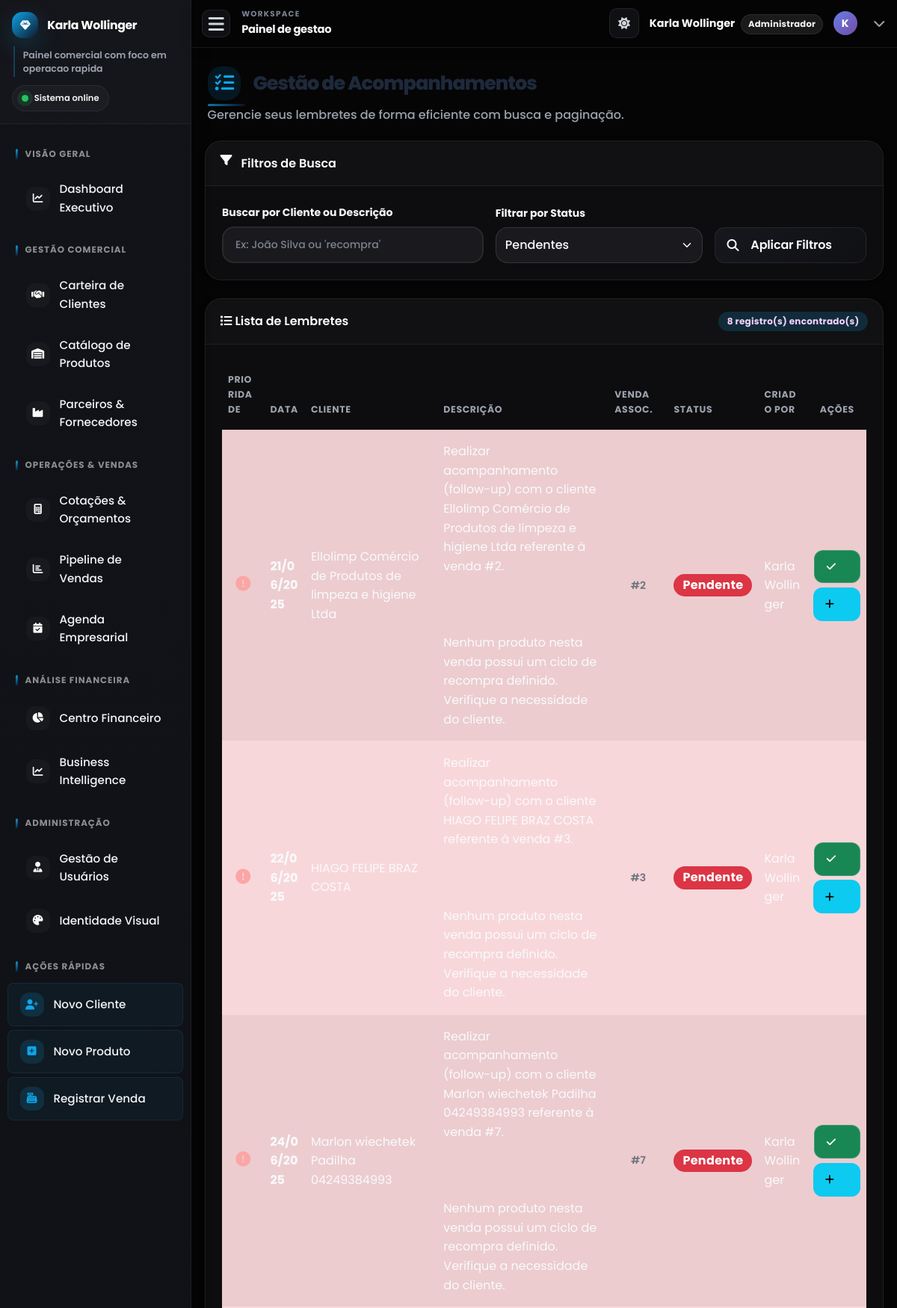
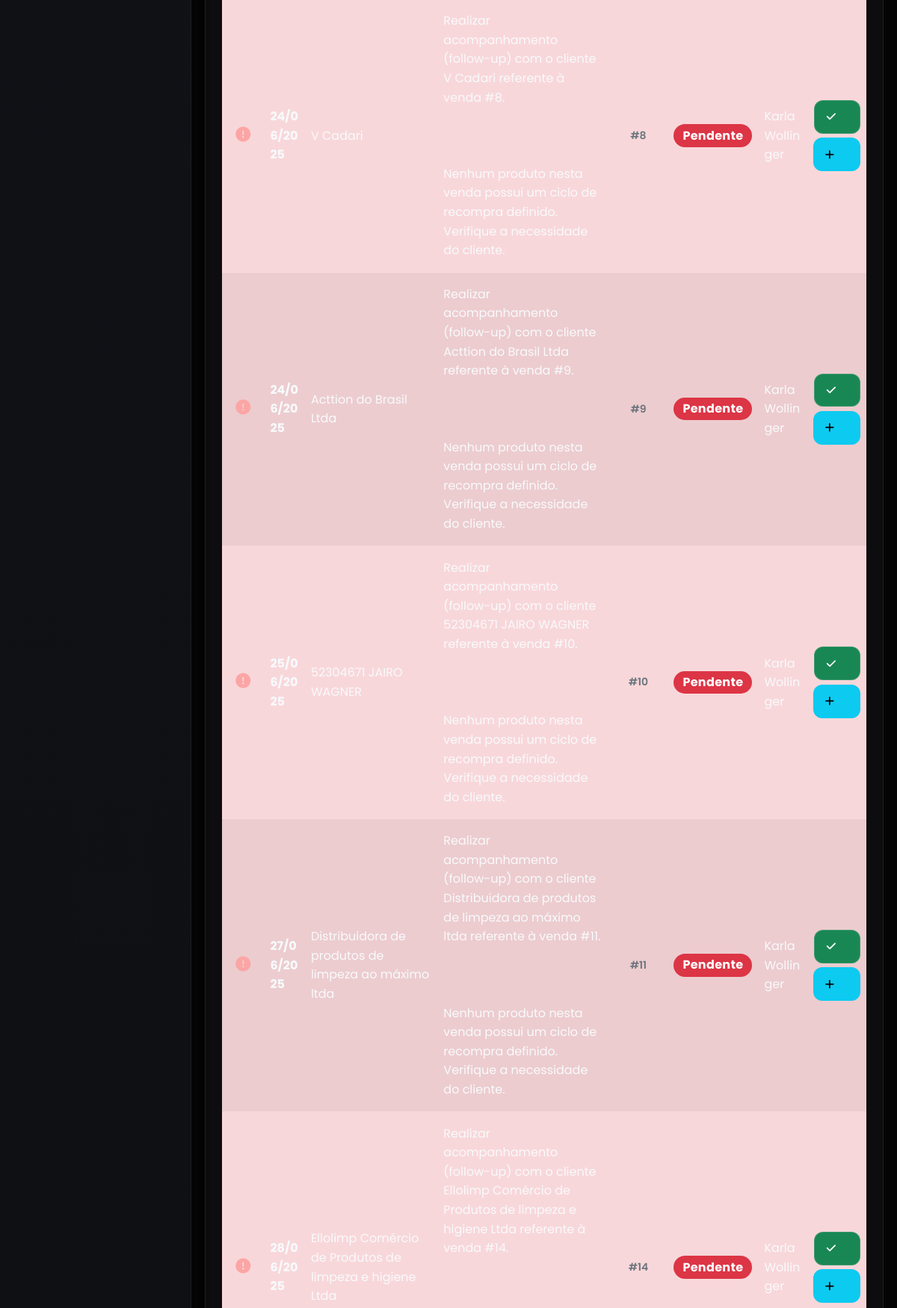
The page /acompanhamento_clientes.php (signed in, upper part) on the database its author committed (2 pictures, top to bottom).
### tables this page shows
CREATE TABLE `lembretes_acompanhamento` (
  `id` int(11) NOT NULL,
  `cliente_id` int(11) NOT NULL,
  `venda_id` int(11) DEFAULT NULL,
  `data_lembrete` date NOT NULL,
  `tipo_lembrete` varchar(50) NOT NULL COMMENT 'Ex: Recompra, Follow-up, Aniversário, Outro',
  `descricao` text NOT NULL,
  `status_lembrete` varchar(20) NOT NULL DEFAULT 'Pendente' COMMENT 'Ex: Pendente, Concluído, Adiado',
  `data_criacao` timestamp NULL DEFAULT current_timestamp(),
  `data_atualizacao` timestamp NULL DEFAULT current_timestamp() ON UPDATE current_timestamp(),
  `usuario_id` int(11) DEFAULT NULL
);

CREATE TABLE `clientes` (
  `id` int(11) NOT NULL,
  `nome` varchar(255) NOT NULL,
  `nome_fantasia` varchar(255) DEFAULT NULL,
  `tipo_pessoa` enum('fisica','juridica') NOT NULL,
  `cpf_cnpj` varchar(22) DEFAULT NULL,
  `inscricao_estadual` varchar(20) DEFAULT NULL,
  `email` varchar(100) DEFAULT NULL,
  `telefone` varchar(20) DEFAULT NULL,
  `endereco` varchar(255) DEFAULT NULL,
  `numero` varchar(20) DEFAULT NULL,
  `ponto_referencia` varchar(255) DEFAULT NULL,
  `cidade` varchar(100) DEFAULT NULL,
  `estado` varchar(2) DEFAULT NULL,
  `cep` varchar(10) DEFAULT NULL,
  `data_cadastro` datetime DEFAULT current_timestamp()
);

CREATE TABLE `usuarios` (
  `id` int(11) NOT NULL,
  `nome` varchar(100) NOT NULL,
  `email` varchar(100) NOT NULL,
  `senha` varchar(255) NOT NULL,
  `nivel_acesso` enum('admin','colaborador') DEFAULT 'colaborador',
  `ativo` tinyint(1) DEFAULT 1,
  `data_cadastro` datetime DEFAULT current_timestamp(),
  `ultimo_login` datetime DEFAULT NULL
);

### acompanhamento_clientes.php (the view, shortened to what this page needs)
<?php
require_once 'includes/db_connect.php';
$registros_por_pagina = 15;
$pagina_atual = isset($_GET['pagina']) && is_numeric($_GET['pagina']) ? (int)$_GET['pagina'] : 1;
$offset = ($pagina_atual - 1) * $registros_por_pagina;
$filtro_status = $_GET['filtro_status'] ?? 'Pendente';
$termo_busca = $_GET['q'] ?? '';
$params = [];
$types = "";
$where_conditions = [];
if ($filtro_status != 'Todos') {
    $where_conditions[] = "la.status_lembrete = ?";
    $params[] = $filtro_status;
    $types .= "s";
}
$base_sql = "FROM lembretes_acompanhamento la
             JOIN clientes c ON la.cliente_id = c.id
             LEFT JOIN usuarios u ON la.usuario_id = u.id";
$where_sql = "";
if (!empty($where_conditions)) {
    $where_sql = " WHERE " . implode(" AND ", $where_conditions);
}
$sql_total = "SELECT COUNT(la.id) as total " . $base_sql . $where_sql;
$stmt_total = $conn->prepare($sql_total);
if (!empty($types)) {
    $stmt_total->bind_param($types, ...$params);
}
$stmt_total->execute();
$total_registros = $stmt_total->get_result()->fetch_assoc()['total'];
$sql_lembretes = "SELECT la.*, c.nome AS nome_cliente, u.nome as nome_usuario " . $base_sql . $where_sql . " ORDER BY la.data_lembrete ASC, la.id DESC LIMIT ? OFFSET ?";
$types .= "ii";
$params[] = $registros_por_pagina;
$params[] = $offset;
$stmt_lembretes = $conn->prepare($sql_lembretes);
if (!empty($types)) {
    $stmt_lembretes->bind_param($types, ...$params);
}
$stmt_lembretes->execute();
$result_lembretes = $stmt_lembretes->get_result();
$lembretes = $result_lembretes->fetch_all(MYSQLI_ASSOC);
include_once 'includes/header.php';
?>
<div class="page-header fade-in-up">
    <h1 class="page-title"><i class="fas fa-tasks"></i> Gestão de Acompanhamentos</h1>
    <p class="page-subtitle">Gerencie seus lembretes de forma eficiente com busca e paginação.</p>
</div>
<div class="modern-card fade-in-up mb-4">
    <div class="card-header-modern">
        <i class="fas fa-filter"></i> Filtros de Busca
    </div>
    <div class="card-body-modern">
        <form method="GET" action="<?php echo htmlspecialchars($_SERVER["PHP_SELF"]); ?>" class="row g-3 align-items-end">
            <div class="col-md-5">
                <label for="q" class="form-label">Buscar por Cliente ou Descrição</label>
                <input type="search" name="q" id="q" class="form-control" value="<?php echo htmlspecialchars($termo_busca); ?>" placeholder="Ex: João Silva ou 'recompra'">
            </div>
            <div class="col-md-4">
                <label for="filtro_status" class="form-label">Filtrar por Status</label>
                <select name="filtro_status" id="filtro_status" class="form-select">
                    <option value="Pendente" <?php echo ($filtro_status == 'Pendente' ? 'selected' : ''); ?>>Pendentes</option>
                </select>
            </div>
            <div class="col-md-3">
                <button type="submit" class="btn btn-primary w-100"><i class="fas fa-search me-2"></i>Aplicar Filtros</button>
            </div>
        </form>
    </div>
</div>
<div class="modern-card fade-in-up">
    <div class="card-header-modern d-flex justify-content-between align-items-center">
        <span><i class="fas fa-list"></i> Lista de Lembretes</span>
        <span class="badge bg-primary rounded-pill">
            <?php echo $total_registros; ?> registro(s) encontrado(s)
        </span>
    </div>
    <div class="card-body-modern">
        <div class="table-responsive">
            <table class="table table-hover table-striped">
                <thead>
                    <tr>
                        <th>Prioridade</th>
                        <th>Data</th>
                        <th>Cliente</th>
                        <th>Descrição</th>
                        <th>Venda Assoc.</th>
                        <th>Status</th>
                        <th>Criado por</th>
                        <th class="text-center">Ações</th>
                    </tr>
                </thead>
                <tbody>
                    <?php if (count($lembretes) > 0): ?>
                        <?php foreach ($lembretes as $lembrete):
                            $is_overdue = (strtotime($lembrete['data_lembrete']) < strtotime('today')) && $lembrete['status_lembrete'] == 'Pendente';
                        ?>
                            <tr class="<?php echo $is_overdue ? 'table-danger' : ''; ?>">
                                <td class="text-center align-middle">
                                    <?php if($is_overdue): ?><i class="fas fa-exclamation-circle text-danger fs-5" title="Atrasado!"></i>
                                    <?php elseif($lembrete['status_lembrete'] == 'Pendente'): ?><i class="fas fa-clock text-warning fs-5" title="Pendente"></i>
                                    <?php else: ?><i class="fas fa-check-circle text-success fs-5" title="Concluído"></i><?php endif; ?>
                                </td>
                                <td class="align-middle fw-bold"><?php echo date('d/m/Y', strtotime($lembrete['data_lembrete'])); ?></td>
                                <td class="align-middle"><?php echo htmlspecialchars($lembrete['nome_cliente']); ?></td>
                                <td class="align-middle" style="max-width: 350px; white-space: pre-wrap; word-wrap: break-word;"><?php echo nl2br(htmlspecialchars($lembrete['descricao'])); ?></td>
                                <td class="align-middle text-center">
                                    <?php if (!empty($lembrete['venda_id'])): ?>
                                        <a href="ver_venda.php?id=<?php echo $lembrete['venda_id']; ?>" class="btn btn-sm btn-outline-secondary" title="Ver Venda Associada">#<?php echo $lembrete['venda_id']; ?></a>
                                    <?php else: ?>
                                        -
                                    <?php endif; ?>
                                </td>
                                <td class="align-middle">
                                    <span class="badge fs-6 bg-<?php
                                        switch ($lembrete['status_lembrete']) {
                                            case 'Pendente': echo $is_overdue ? 'danger' : 'warning text-dark'; break;
                                        }
                                    ?>"><?php echo htmlspecialchars($lembrete['status_lembrete']); ?></span>
                                </td>
                                <td class="align-middle"><?php echo htmlspecialchars($lembrete['nome_usuario'] ?? 'Sistema'); ?></td>
                                <td class="text-center align-middle">
                                    <div class="btn-group">
                                        <?php if ($lembrete['status_lembrete'] == 'Pendente'): ?>
                                            <a href="acompanhamento_clientes.php?action=concluir&id=<?php echo $lembrete['id']; ?>" class="btn btn-sm btn-success" title="Marcar como Concluído" onclick="return confirm('Marcar este lembrete como concluído?');"><i class="fas fa-check"></i></a>
                                        <?php endif; ?>
                                        <a href="criar_acompanhamento_venda.php?venda_id=<?php echo $lembrete['venda_id']; ?>" class="btn btn-sm btn-info" title="Criar Novo Acompanhamento para esta Venda"><i class="fas fa-plus"></i></a>
                                    </div>
                                </td>
                            </tr>
                        <?php endforeach; ?>
                    <?php else: ?>
                        <tr><td colspan="8" class="text-center p-4">Nenhum lembrete encontrado para os filtros selecionados.</td></tr>
                    <?php endif; ?>
                </tbody>
            </table>
        </div>
    </div>
</div>
<?php
include_once 'includes/footer.php';
?>

### rows shown on the page
lembretes_acompanhamento: data_lembrete "21/06/2025", cliente.nome "Ellolimp Comércio de Produtos de limpeza e higiene Ltda", descricao "Realizar acompanhamento (follow-up) com o cliente Ellolimp Comércio de Produtos de limpeza e higiene Ltda referente à venda #2. Nenhum produto nesta venda possui um ciclo de recompra definido. Verifique a necessidade do cliente.", venda "2", status_lembrete "Pendente", usuario.nome "Karla Wollinger"
lembretes_acompanhamento: data_lembrete "22/06/2025", cliente.nome "HIAGO FELIPE BRAZ COSTA", descricao "Realizar acompanhamento (follow-up) com o cliente HIAGO FELIPE BRAZ COSTA referente à venda #3. Nenhum produto nesta venda possui um ciclo de recompra definido. Verifique a necessidade do cliente.", venda "3", status_lembrete "Pendente", usuario.nome "Karla Wollinger"
lembretes_acompanhamento: data_lembrete "24/06/2025", cliente.nome "Marlon wiechetek Padilha 04249384993", descricao "Realizar acompanhamento (follow-up) com o cliente Marlon wiechetek Padilha 04249384993 referente à venda #7. Nenhum produto nesta venda possui um ciclo de recompra definido. Verifique a necessidade do cliente.", venda "7", status_lembrete "Pendente", usuario.nome "Karla Wollinger"
lembretes_acompanhamento: data_lembrete "24/06/2025", cliente.nome "V Cadari", descricao "Realizar acompanhamento (follow-up) com o cliente V Cadari referente à venda #8. Nenhum produto nesta venda possui um ciclo de recompra definido. Verifique a necessidade do cliente.", venda "8", status_lembrete "Pendente", usuario.nome "Karla Wollinger"
lembretes_acompanhamento: data_lembrete "24/06/2025", cliente.nome "Acttion do Brasil Ltda", descricao "Realizar acompanhamento (follow-up) com o cliente Acttion do Brasil Ltda referente à venda #9. Nenhum produto nesta venda possui um ciclo de recompra definido. Verifique a necessidade do cliente.", venda "9", status_lembrete "Pendente", usuario.nome "Karla Wollinger"
lembretes_acompanhamento: data_lembrete "25/06/2025", cliente.nome "52304671 JAIRO WAGNER", descricao "Realizar acompanhamento (follow-up) com o cliente 52304671 JAIRO WAGNER referente à venda #10. Nenhum produto nesta venda possui um ciclo de recompra definido. Verifique a necessidade do cliente.", venda "10", status_lembrete "Pendente", usuario.nome "Karla Wollinger"
lembretes_acompanhamento: data_lembrete "27/06/2025", cliente.nome "Distribuidora de produtos de limpeza ao máximo ltda", descricao "Realizar acompanhamento (follow-up) com o cliente Distribuidora de produtos de limpeza ao máximo ltda referente à venda #11. Nenhum produto nesta venda possui um ciclo de recompra definido. Verifique a necessidade do cliente.", venda "11", status_lembrete "Pendente", usuario.nome "Karla Wollinger"
lembretes_acompanhamento: data_lembrete "28/06/2025", cliente.nome "Ellolimp Comércio de Produtos de limpeza e higiene Ltda", descricao "Realizar acompanhamento (follow-up) com o cliente Ellolimp Comércio de Produtos de limpeza e higiene Ltda referente à venda #14.", venda "14", status_lembrete "Pendente", usuario.nome "Karla Wollinger"

### other values the page prints
$current_page_title "Painel de gestao"
$_SESSION["nome"] "Karla Wollinger"
$user_role_label "Administrador"
substr($_SESSION["nome"] ?? 'U', 0, 1) "K"
$total_registros "8"
